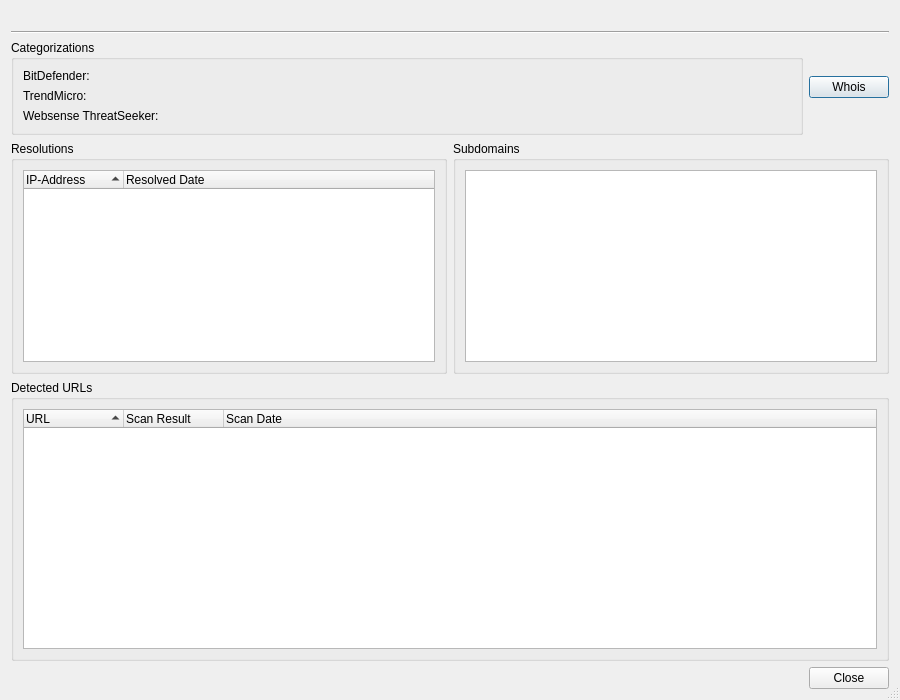
<?xml version="1.0" encoding="UTF-8"?>
<ui version="4.0">
 <class>VirusTotalDomainReportDialog</class>
 <widget class="QDialog" name="VirusTotalDomainReportDialog">
  <property name="geometry">
   <rect>
    <x>0</x>
    <y>0</y>
    <width>900</width>
    <height>700</height>
   </rect>
  </property>
  <property name="windowTitle">
   <string>Domain Report</string>
  </property>
  <property name="sizeGripEnabled">
   <bool>true</bool>
  </property>
  <layout class="QVBoxLayout" name="verticalLayout_4">
   <item>
    <layout class="QHBoxLayout" name="horizontalLayout_4">
     <item>
      <widget class="QLabel" name="headerPixmap"/>
     </item>
     <item>
      <widget class="QLabel" name="headerLabel">
       <property name="sizePolicy">
        <sizepolicy hsizetype="Expanding" vsizetype="Preferred">
         <horstretch>0</horstretch>
         <verstretch>0</verstretch>
        </sizepolicy>
       </property>
      </widget>
     </item>
    </layout>
   </item>
   <item>
    <widget class="Line" name="line9_3">
     <property name="frameShape">
      <enum>QFrame::HLine</enum>
     </property>
     <property name="frameShadow">
      <enum>QFrame::Sunken</enum>
     </property>
     <property name="orientation">
      <enum>Qt::Horizontal</enum>
     </property>
    </widget>
   </item>
   <item>
    <layout class="QHBoxLayout" name="horizontalLayout_3">
     <item>
      <widget class="QGroupBox" name="groupBox">
       <property name="sizePolicy">
        <sizepolicy hsizetype="Preferred" vsizetype="Preferred">
         <horstretch>0</horstretch>
         <verstretch>0</verstretch>
        </sizepolicy>
       </property>
       <property name="title">
        <string>Categorizations</string>
       </property>
       <layout class="QHBoxLayout" name="horizontalLayout">
        <item>
         <layout class="QGridLayout" name="gridLayout">
          <item row="0" column="0">
           <widget class="QLabel" name="label">
            <property name="text">
             <string notr="true">BitDefender:</string>
            </property>
           </widget>
          </item>
          <item row="0" column="1">
           <widget class="QLabel" name="bdLabel">
            <property name="text">
             <string/>
            </property>
           </widget>
          </item>
          <item row="1" column="0">
           <widget class="QLabel" name="label_2">
            <property name="text">
             <string notr="true">TrendMicro:</string>
            </property>
           </widget>
          </item>
          <item row="1" column="1">
           <widget class="QLabel" name="tmLabel">
            <property name="text">
             <string/>
            </property>
           </widget>
          </item>
          <item row="2" column="0">
           <widget class="QLabel" name="label_3">
            <property name="text">
             <string notr="true">Websense ThreatSeeker:</string>
            </property>
           </widget>
          </item>
          <item row="2" column="1">
           <widget class="QLabel" name="wtsLabel">
            <property name="text">
             <string/>
            </property>
           </widget>
          </item>
         </layout>
        </item>
        <item>
         <spacer name="horizontalSpacer">
          <property name="orientation">
           <enum>Qt::Horizontal</enum>
          </property>
          <property name="sizeHint" stdset="0">
           <size>
            <width>690</width>
            <height>20</height>
           </size>
          </property>
         </spacer>
        </item>
       </layout>
      </widget>
     </item>
     <item>
      <widget class="QPushButton" name="whoisButton">
       <property name="text">
        <string>Whois</string>
       </property>
      </widget>
     </item>
    </layout>
   </item>
   <item>
    <layout class="QHBoxLayout" name="horizontalLayout_2">
     <item>
      <widget class="QGroupBox" name="resolutionsGroup">
       <property name="sizePolicy">
        <sizepolicy hsizetype="Preferred" vsizetype="Preferred">
         <horstretch>0</horstretch>
         <verstretch>4</verstretch>
        </sizepolicy>
       </property>
       <property name="title">
        <string>Resolutions</string>
       </property>
       <layout class="QVBoxLayout" name="verticalLayout_2">
        <item>
         <widget class="QTreeWidget" name="resolutionsList">
          <property name="alternatingRowColors">
           <bool>true</bool>
          </property>
          <property name="rootIsDecorated">
           <bool>false</bool>
          </property>
          <property name="sortingEnabled">
           <bool>true</bool>
          </property>
          <property name="allColumnsShowFocus">
           <bool>true</bool>
          </property>
          <column>
           <property name="text">
            <string>IP-Address</string>
           </property>
          </column>
          <column>
           <property name="text">
            <string>Resolved Date</string>
           </property>
          </column>
         </widget>
        </item>
       </layout>
      </widget>
     </item>
     <item>
      <widget class="QGroupBox" name="subdomainsGroup">
       <property name="sizePolicy">
        <sizepolicy hsizetype="Preferred" vsizetype="Preferred">
         <horstretch>0</horstretch>
         <verstretch>4</verstretch>
        </sizepolicy>
       </property>
       <property name="title">
        <string>Subdomains</string>
       </property>
       <layout class="QVBoxLayout" name="verticalLayout">
        <item>
         <widget class="QListWidget" name="subdomainsList">
          <property name="alternatingRowColors">
           <bool>true</bool>
          </property>
          <property name="sortingEnabled">
           <bool>true</bool>
          </property>
         </widget>
        </item>
       </layout>
      </widget>
     </item>
    </layout>
   </item>
   <item>
    <widget class="QGroupBox" name="detectedUrlsGroup">
     <property name="sizePolicy">
      <sizepolicy hsizetype="Preferred" vsizetype="Preferred">
       <horstretch>0</horstretch>
       <verstretch>2</verstretch>
      </sizepolicy>
     </property>
     <property name="title">
      <string>Detected URLs</string>
     </property>
     <layout class="QVBoxLayout" name="verticalLayout_3">
      <item>
       <widget class="QTreeWidget" name="urlsList">
        <property name="alternatingRowColors">
         <bool>true</bool>
        </property>
        <property name="rootIsDecorated">
         <bool>false</bool>
        </property>
        <property name="sortingEnabled">
         <bool>true</bool>
        </property>
        <property name="allColumnsShowFocus">
         <bool>true</bool>
        </property>
        <column>
         <property name="text">
          <string>URL</string>
         </property>
        </column>
        <column>
         <property name="text">
          <string>Scan Result</string>
         </property>
        </column>
        <column>
         <property name="text">
          <string>Scan Date</string>
         </property>
        </column>
       </widget>
      </item>
     </layout>
    </widget>
   </item>
   <item>
    <widget class="QDialogButtonBox" name="buttonBox">
     <property name="orientation">
      <enum>Qt::Horizontal</enum>
     </property>
     <property name="standardButtons">
      <set>QDialogButtonBox::Close</set>
     </property>
    </widget>
   </item>
  </layout>
 </widget>
 <tabstops>
  <tabstop>whoisButton</tabstop>
  <tabstop>resolutionsList</tabstop>
  <tabstop>subdomainsList</tabstop>
  <tabstop>urlsList</tabstop>
 </tabstops>
 <resources/>
 <connections>
  <connection>
   <sender>buttonBox</sender>
   <signal>accepted()</signal>
   <receiver>VirusTotalDomainReportDialog</receiver>
   <slot>accept()</slot>
   <hints>
    <hint type="sourcelabel">
     <x>248</x>
     <y>254</y>
    </hint>
    <hint type="destinationlabel">
     <x>157</x>
     <y>274</y>
    </hint>
   </hints>
  </connection>
  <connection>
   <sender>buttonBox</sender>
   <signal>rejected()</signal>
   <receiver>VirusTotalDomainReportDialog</receiver>
   <slot>reject()</slot>
   <hints>
    <hint type="sourcelabel">
     <x>316</x>
     <y>260</y>
    </hint>
    <hint type="destinationlabel">
     <x>286</x>
     <y>274</y>
    </hint>
   </hints>
  </connection>
 </connections>
</ui>
